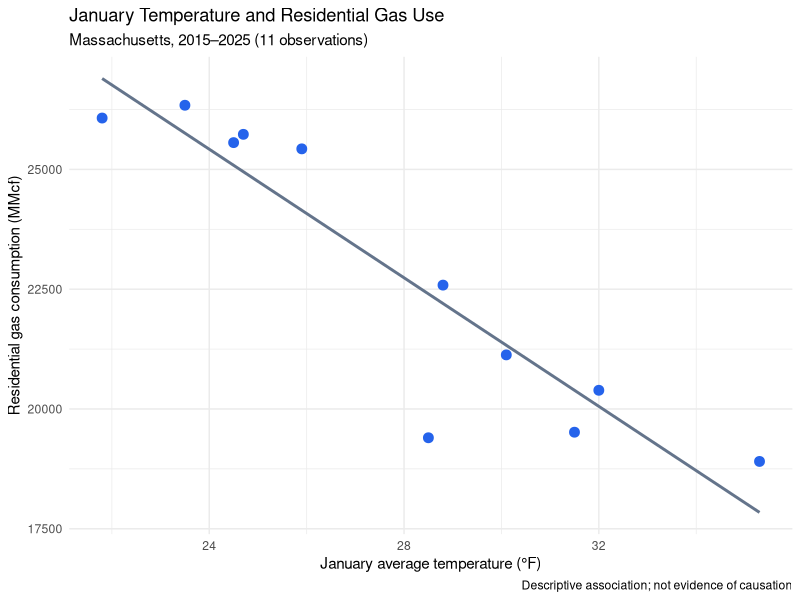
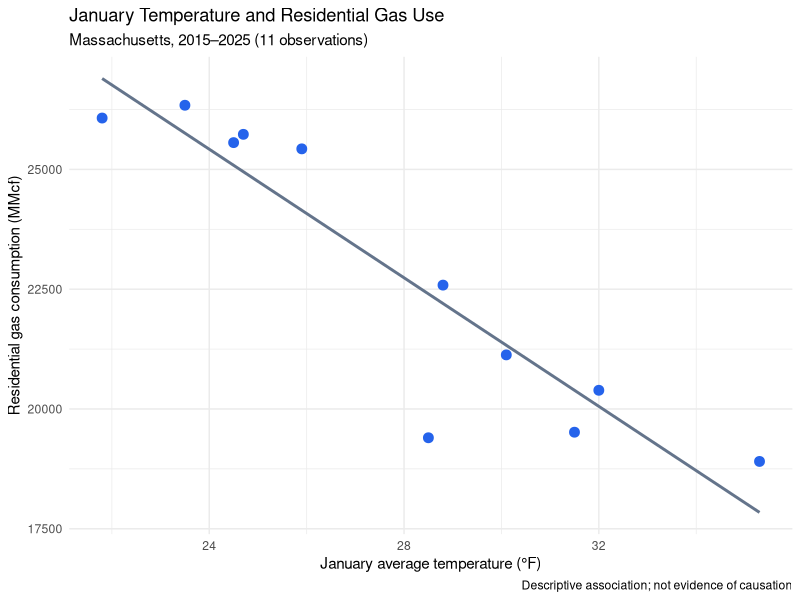

Write the R code that produced these figures, in order.
# NOAA Weather Analysis — ADEC 7900 Group 2, Checkpoint 2
# Author: Yiting Pei
# Run from the repository root (open Group Project ADEC7900.Rproj first).
# Requires the existing Checkpoint 1 merged CSV; does not overwrite prior charts.
# install.packages(c("readr", "dplyr", "ggplot2")) # Run once if needed

library(readr)
library(dplyr)
library(ggplot2)

weather <- read_csv("data/Massachusetts_January_Combined.csv", show_col_types = FALSE)
stopifnot(nrow(weather) == 11, !anyDuplicated(weather$Year))
stopifnot(!anyNA(weather[, c("Avg Temp (°F)", "Jan HDD (base 65°F)", "Gas_usage_MMcf")]))

weather <- weather %>%
  rename(Temp_F = `Avg Temp (°F)`, HDD = `Jan HDD (base 65°F)`,
         ENSO = `ENSO Phase`, Gas_MMcf = Gas_usage_MMcf)

# NOAA weather descriptive statistics (new material for Checkpoint 2).
weather_summary <- weather %>%
  summarise(Years = n(), Mean_Temp_F = mean(Temp_F),
            Min_Temp_F = min(Temp_F), Max_Temp_F = max(Temp_F),
            Mean_HDD = mean(HDD), Min_HDD = min(HDD), Max_HDD = max(HDD))
print(weather_summary)

# Compare January weather across ENSO groups (small group sizes: descriptive only).
enso_weather <- weather %>%
  group_by(ENSO) %>%
  summarise(Years = n(), Mean_Temp_F = mean(Temp_F),
            Mean_HDD = mean(HDD), .groups = "drop")
print(enso_weather)

# Associations with EIA gas use (not causal estimates).
cat("Temperature vs gas correlation:", cor(weather$Temp_F, weather$Gas_MMcf), "\n")
cat("HDD vs gas correlation:", cor(weather$HDD, weather$Gas_MMcf), "\n")

# New plot: January temperature vs residential gas use.
p_temp <- ggplot(weather, aes(x = Temp_F, y = Gas_MMcf)) +
  geom_point(color = "#2563EB", size = 3) +
  geom_smooth(method = "lm", se = FALSE, color = "#64748B") +
  labs(title = "January Temperature and Residential Gas Use",
       subtitle = "Massachusetts, 2015–2025 (11 observations)",
       x = "January average temperature (°F)",
       y = "Residential gas consumption (MMcf)",
       caption = "Descriptive association; not evidence of causation") +
  theme_minimal()
print(p_temp)

dir.create("images", showWarnings = FALSE)
ggsave("images/04_january_temperature_vs_gas.png", p_temp,
       width = 8, height = 5, dpi = 300)

# Optional: keep the summary output reproducible for README integration.
dir.create("outputs", showWarnings = FALSE)
write_csv(weather_summary, "outputs/noaa_weather_summary.csv")
write_csv(enso_weather, "outputs/noaa_weather_by_enso.csv")
